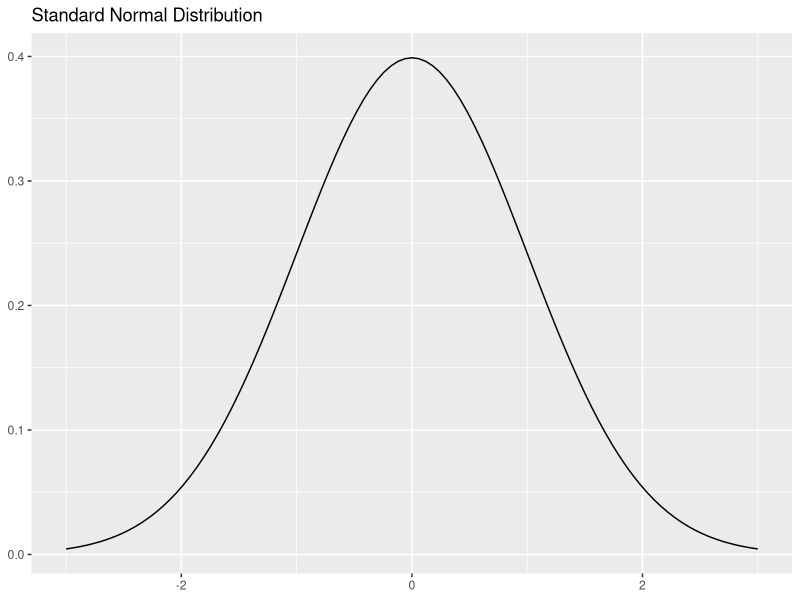
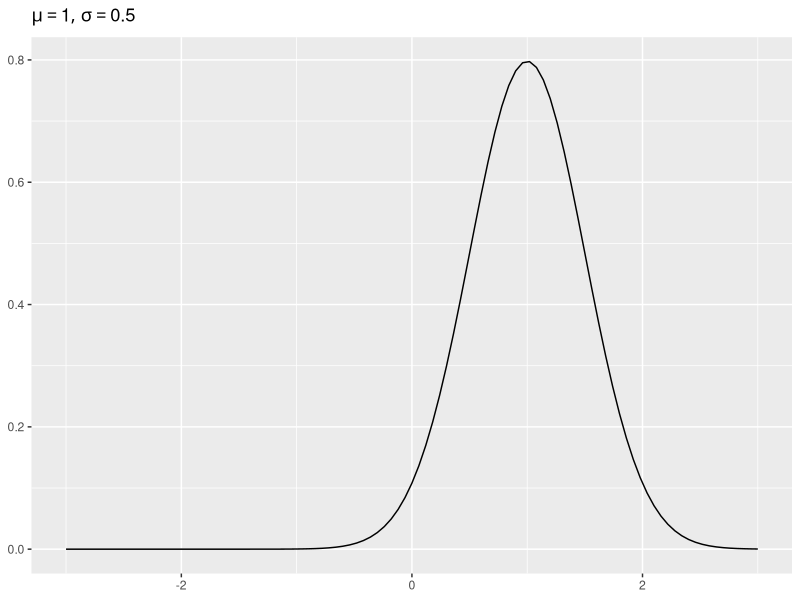
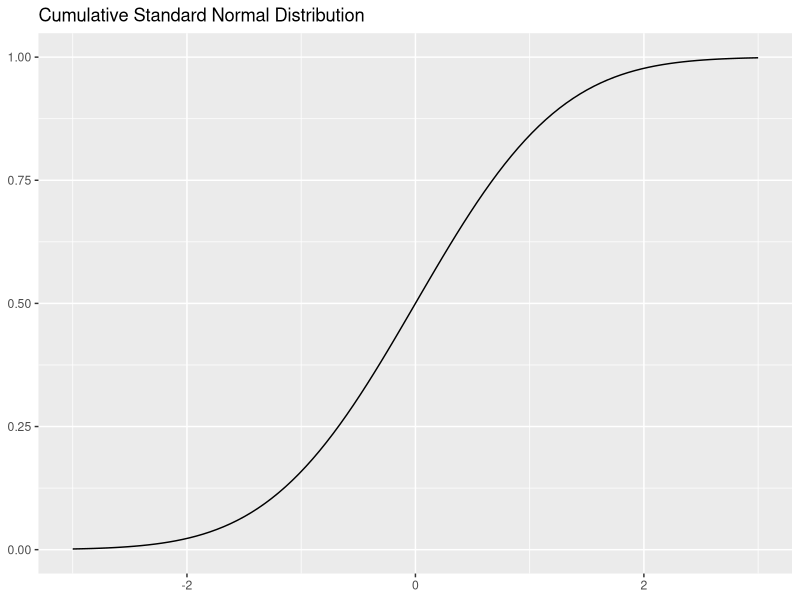
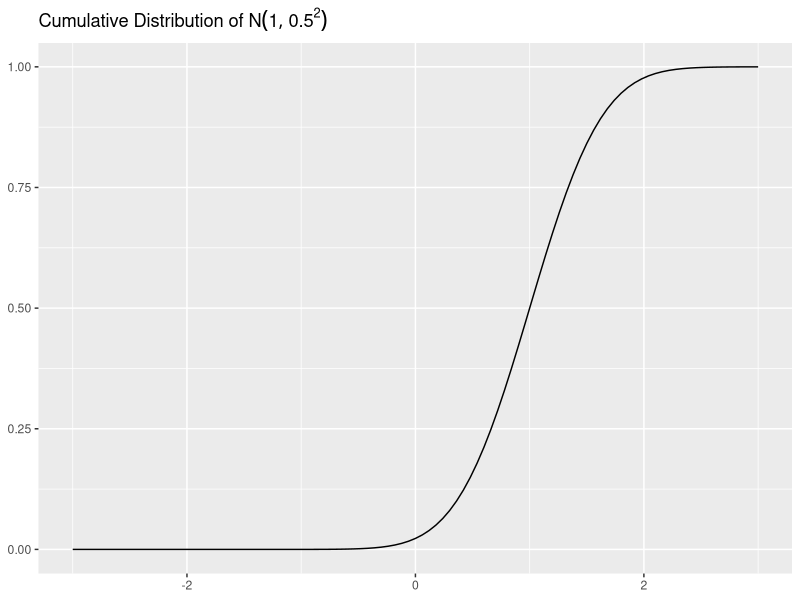
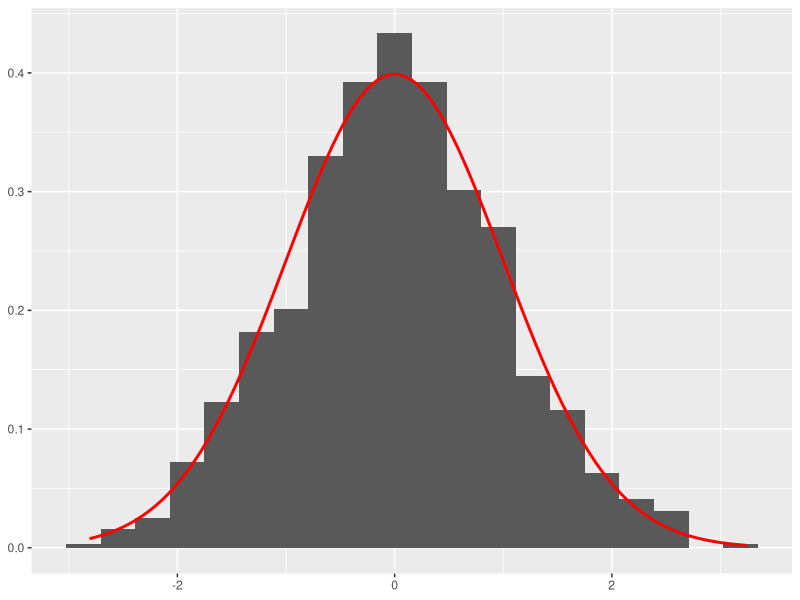
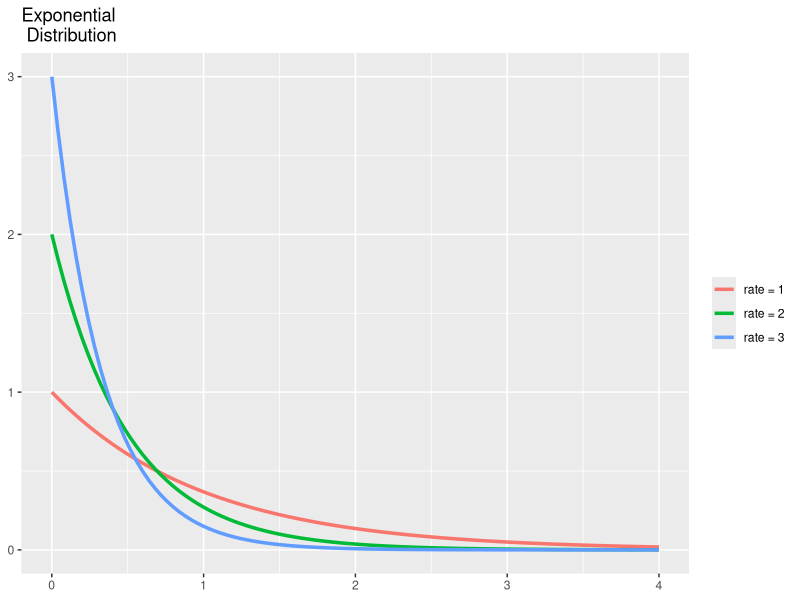
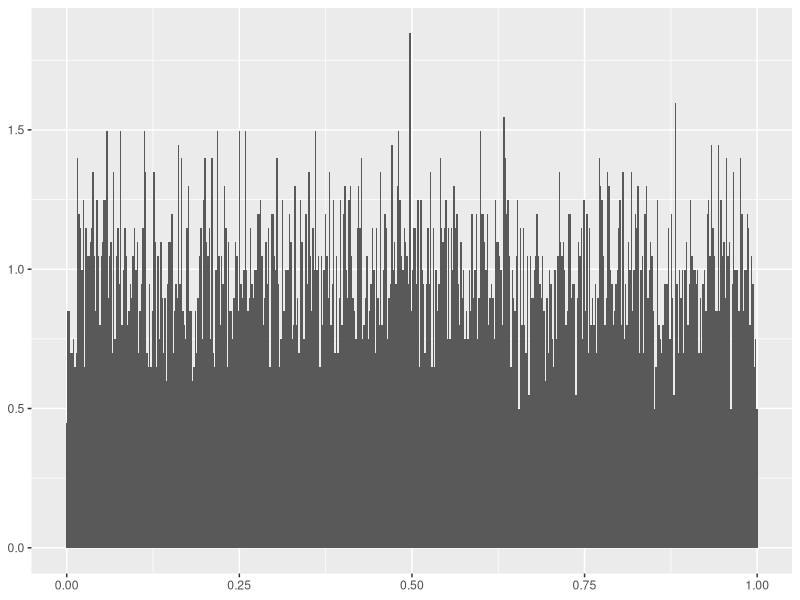
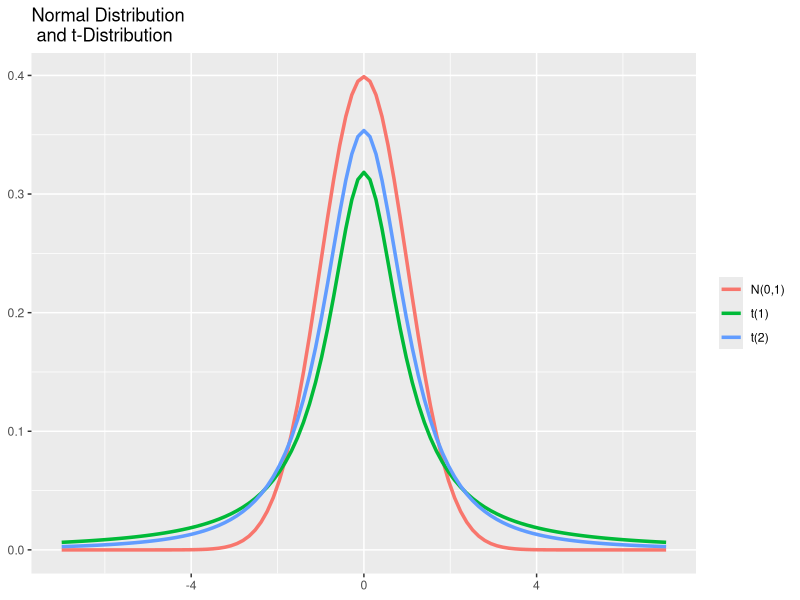

Source code (R) for these figures, in order:
## ---- chunk 1
library(tidyverse)
ggplot(tibble(x = c(-3, 3)), aes(x)) +
  stat_function(fun = dnorm) +
  labs(title = "Standard Normal Distribution", x = NULL, y = NULL)
## ---- chunk 2
ggplot(tibble(x = c(-3, 3)), aes(x)) +
  stat_function(fun = dnorm, args = list(mean = 1, sd = 0.5)) +
  labs(title = expression(list(mu==1,sigma==0.5)), y = NULL, x = NULL)
## ---- chunk 3
pnorm(0)
pnorm(-1.96)
pnorm(1.96, lower.tail = FALSE)
## ---- chunk 4
pnorm(1.645)
integrate(dnorm, -Inf, 1.645)
## ---- chunk 5
ggplot(tibble(x = c(-3, 3)), aes(x)) +
  stat_function(fun = pnorm) +
  labs(title = "Cumulative Standard Normal Distribution", y = NULL, x = NULL)
## ---- chunk 6
ggplot(tibble(x = c(-3, 3)), aes(x)) +
  stat_function(fun = pnorm, args = list(mean = 1, sd = 0.5)) +
  labs(title = expression(paste("Cumulative Distribution of",~N(1,0.5^2))),
       y = NULL, x = NULL)
## ---- chunk 7
qnorm(0.5)                     
qnorm(pnorm(1))               
c(qnorm(.025), qnorm(.975))    
## ---- chunk 8
set.seed(123)
ggplot(tibble(x = rnorm(1000))) +
  geom_histogram(aes(x = x, y = after_stat(density)), bins = 20) +
  stat_function(fun = dnorm, color = "red", size = 1) +
  labs(x = NULL, y = NULL)
## ---- chunk 9
ggplot(tibble(x = c(0, 4)), aes(x)) +
  stat_function(aes(color = "rate = 1"),
                fun = dexp, size = 1.2) +
  stat_function(aes(color = "rate = 2"),
                fun = dexp, args = list(rate = 2), size = 1.2) +
  stat_function(aes(color = "rate = 3"),
                fun= dexp, args= list(rate = 3), size = 1.2) +
  labs(title = "Exponential \n Distribution", color = NULL, x = NULL, y = NULL)
## ---- chunk 10
pexp(5, rate = 1/5, lower.tail = FALSE)      # 5분 이상
pexp(10, rate = 1/5) - pexp(5, rate = 1/5)   # 5분에서 10분 사이
## ---- chunk 11
set.seed(134)
tibble(x = runif(10000)) %>% 
  ggplot(aes(x, y = after_stat(density))) +
  geom_histogram(bins = 500) +
  labs(x = NULL, y = NULL)
## ---- chunk 12
ggplot(tibble(x = c(-7, 7)), aes(x)) +
  stat_function(aes(color = "N(0,1)"), fun = dnorm, size = 1.2) +
  stat_function(aes(color = "t(1)"), fun = dt, args = list(df = 1), size = 1.2) +
  stat_function(aes(color = "t(2)"), fun = dt, args = list(df = 2), size = 1.2) +
  labs(title = "Normal Distribution \n and t-Distribution", color = NULL, x = NULL, y = NULL)

## ---- chunk 13
set.seed(134)
sample(c("H", "T"), size = 10, replace = TRUE)
## ---- chunk 14
set.seed(134)
sample(c("H", "T"), size = 10, replace = TRUE, prob = c(0.2, 0.8))
## ---- chunk 15
tibble(x = 0:10, y = dbinom(x, size = 10, prob = 0.5)) %>%
  ggplot(aes(x, y)) +
  geom_col(width = 0.3) +
  scale_x_continuous(breaks = 0:10) +
  labs(title = "B(10,0.5)", y = NULL, x = NULL)
## ---- chunk 16
# 1)
dbinom(5, size = 10, prob = 1/2)                     
## ---- chunk 17
# 2)
sum(dbinom(0:6, size = 10, prob = 1/2))              
pbinom(6, size = 10, prob = 1/2)                     
## ---- chunk 18
# 3)
sum(dbinom(7:10, size = 10, prob = 1/2))             
1-pbinom(6, size = 10, prob = 1/2)                   
pbinom(6, size = 10, prob = 1/2, lower.tail = FALSE) 
## ---- chunk 19
set.seed(12)
rbinom(10, size = 1, prob = 0.2)
## ---- chunk 20
# 1)
pbinom(1, size = 10, prob = 1/6)                           
pnorm(1.5, mean = 10*(1/6), sd = sqrt(10*(1/6)*(5/6)))
## ---- chunk 21
# 2)
pbinom(10, size = 100, prob = 1/6)                         
pnorm(10.5, mean = 100*(1/6), sd = sqrt(100*(1/6)*(5/6)))
## ---- chunk 22
n <- c(10, 100)
p <- c(0.2, 0.5, 0.8)
p_b <- vector(mode = "list", length = length(n)*length(p))
k <- 1
for(i in seq_along(n)){
  for(j in seq_along(p)){
    p_b[[k]] <- tibble(x = 0:n[i], y = dbinom(x, size = n[i], prob = p[j])) %>% 
      ggplot(aes(x, y)) + 
      geom_col(width = 0.3) +
      labs(title = paste0("X ~ B(", n[i], ", ", p[j], ")"), x = NULL, y = NULL)
    k <- k+1
  }
}

library(patchwork)
(p_b[[1]] + p_b[[2]] + p_b[[3]])/(p_b[[4]] + p_b[[5]] + p_b[[6]])
## ---- chunk 23
tibble(x = 0:11, y = dpois(x, lambda = 3)) %>%
  ggplot(aes(x, y)) +
  geom_col(width = 0.3) +
  scale_x_continuous(breaks = 0:11) +
  labs(title = expression(paste("Poisson","(",lambda==3,")")),
       y = NULL, x = NULL)
## ---- chunk 24
1 - dpois(0, lambda = 1/2)
## ---- chunk 25
ppois(0, lambda = 1/2, lower.tail = FALSE)
## ---- chunk 26
n <- 10
p <- 0.1
dbinom(2, size = n, prob = p)
dpois(2, lambda = n*p)
## ---- chunk 27
n <- 100
p <- 0.01
dbinom(2, size = n, prob = p)
dpois(2, lambda = n*p)
## ---- chunk 28
m <- 5
n <- 10
k <- 5
p <- m/(n+m)
dbinom(1, size = k, prob = p)
dhyper(1, m = m, n = n, k = k)
## ---- chunk 29
m <- 1000
n <- 2000
k <- 5
p <- m/(n+m)
dbinom(1, size = k, prob = p)
dhyper(1,m = m, n = n, k = k)
## ---- chunk 30
m <- 50 
k <- 40
x <- 5
n <- 200:700
p.n <- vector("double", length = length(n))
for(i in seq_along(n)){
	p.n[i] <- dhyper(x, m = m, n = n[i], k = k)
}
max.n <- n[which.max(p.n)]
tibble(n, p.n) %>% 
  ggplot(aes(x = n, y = p.n)) +
  geom_line(color = "red", size = 1.2) +
  geom_vline(xintercept = max.n, linetype = 2) +
  labs(title = paste0("Total number of fish is estimated by ", m + max.n,
                   "\n(", m, " tagged and ", max.n, " untagged)"),
       x = "untagged fish", y = "probability")
## ---- chunk 31
set.seed(12)
rep <- 20000
num <- 0
prob <- vector("double", rep)
for(i in seq_along(prob)){
  x <- sample(1:6, 1)
  if(x == 1) num <- num + 1
  prob[i] <- num/i
}
## ---- chunk 32
set.seed(12)
rep <- 20000
x <- sample(1:6, rep, replace = TRUE)
prob <- cumsum(x == 1)/(1:rep)
## ---- chunk 33
tibble(x = 1:rep, y = prob) %>% 
  ggplot(aes(x, y)) +
  geom_line() +
  geom_hline(yintercept = 1/6, color = "red") +
  labs(title = "Relative frequency and Probability",
       x = "Number of Trials", y = "Relative frequency")
## ---- chunk 34
set.seed(124)
n <- 5
N <- 10000
Tsample <- vector("double", length = N)
for (i in seq_along(Tsample)) {
	Xsample <- rnorm(n)
	Tsample[i] <- mean(Xsample)/(sd(Xsample)/sqrt(n))
}
## ---- chunk 35
set.seed(124)
n <- 5
N <- 10000
xsample <- rnorm(n*N)
dim(xsample) <- c(n,N)
m.x <- apply(xsample, 2, mean)
sd.x <- apply(xsample, 2, sd)
Tsample <- m.x/(sd.x/sqrt(n))
## ---- chunk 36
tibble(x = Tsample) %>% 
  ggplot() +
  geom_histogram(aes(x = x, y = after_stat(density)), bins = 100) + 
  stat_function(fun = dt, args = list(df = n - 1), color = "red") +
  labs(x = NULL, y = NULL, title = "Sampling Distribution of sample mean")
## ---- chunk 37
set.seed(123)
n <- 20; N <- 100
mu <- 10; sigma <- 1
alpha <- 0.05
upper <- lower <- vector("double", length = N)
ok <- vector("logical", length = N)
for(i in seq_along(upper)) {
  x <- rnorm(n, mean = mu, sd = sigma)
  upper[i] <- mean(x) + qnorm(1 - alpha/2)*sd(x)/sqrt(n)
  lower[i] <- mean(x) - qnorm(1 - alpha/2)*sd(x)/sqrt(n)
  ok[i] <- mu <= upper[i] & mu >= lower[i]
}
## ---- chunk 38
set.seed(123)
n <- 20; N <- 100
mu <- 10; sigma <- 1
alpha <- 0.05
x <- rnorm(n = n*N, mean = mu, sd = sigma)
dim(x) <- c(n, N)
x_bar <- apply(x, 2, mean)
x_sd <- apply(x, 2, sd)
lower <- x_bar - qnorm(1 - alpha/2)*x_sd/sqrt(n)
upper <-x_bar + qnorm(1 - alpha/2)*x_sd/sqrt(n)
ok <- mu >= lower & mu <= upper
## ---- chunk 39
tibble(lower, upper, ok) %>% 
  ggplot() +
  geom_segment(aes(y = lower, yend = upper, x = 1:N, xend = 1:N, color = ok),
               size = 1) +
  labs(title = paste("모평균이 포함된 신뢰구간 비율:", mean(ok)),
       color = "모평균 포함", x = NULL, y = NULL) +
  theme(plot.title = element_text(face = "bold", size = 20))
